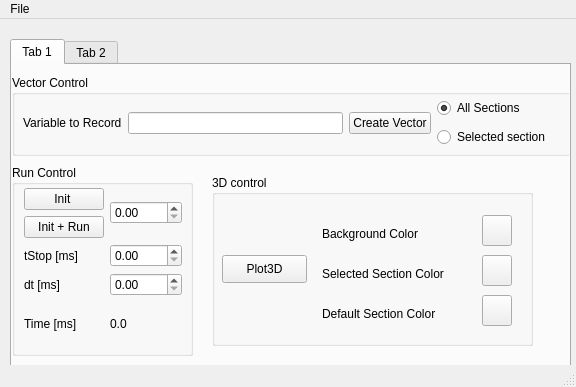
<?xml version="1.0" encoding="UTF-8"?>
<ui version="4.0">
 <class>MainWindow</class>
 <widget class="QMainWindow" name="MainWindow">
  <property name="geometry">
   <rect>
    <x>0</x>
    <y>0</y>
    <width>576</width>
    <height>387</height>
   </rect>
  </property>
  <property name="windowTitle">
   <string>Neuronvisio</string>
  </property>
  <widget class="QWidget" name="centralwidget">
   <widget class="QTabWidget" name="tabWidget">
    <property name="geometry">
     <rect>
      <x>10</x>
      <y>20</y>
      <width>561</width>
      <height>331</height>
     </rect>
    </property>
    <property name="currentIndex">
     <number>0</number>
    </property>
    <widget class="QWidget" name="tab">
     <attribute name="title">
      <string>Tab 1</string>
     </attribute>
     <widget class="QGroupBox" name="groupBox">
      <property name="geometry">
       <rect>
        <x>0</x>
        <y>100</y>
        <width>181</width>
        <height>191</height>
       </rect>
      </property>
      <property name="title">
       <string>Run Control</string>
      </property>
      <widget class="QWidget" name="">
       <property name="geometry">
        <rect>
         <x>12</x>
         <y>23</y>
         <width>158</width>
         <height>158</height>
        </rect>
       </property>
       <layout class="QGridLayout" name="gridLayout">
        <item row="0" column="0">
         <layout class="QVBoxLayout" name="verticalLayout_2">
          <item>
           <widget class="QPushButton" name="pushButton">
            <property name="text">
             <string>Init </string>
            </property>
           </widget>
          </item>
          <item>
           <widget class="QPushButton" name="pushButton_2">
            <property name="text">
             <string>Init + Run</string>
            </property>
           </widget>
          </item>
         </layout>
        </item>
        <item row="0" column="1">
         <widget class="QDoubleSpinBox" name="doubleSpinBox">
          <property name="toolTip">
           <string>Initial Voltage [mV]</string>
          </property>
         </widget>
        </item>
        <item row="1" column="0">
         <widget class="QLabel" name="label_5">
          <property name="text">
           <string>tStop [ms]</string>
          </property>
         </widget>
        </item>
        <item row="1" column="1">
         <widget class="QDoubleSpinBox" name="doubleSpinBox_2"/>
        </item>
        <item row="2" column="0">
         <widget class="QLabel" name="label_6">
          <property name="text">
           <string>dt [ms]</string>
          </property>
         </widget>
        </item>
        <item row="2" column="1">
         <widget class="QDoubleSpinBox" name="doubleSpinBox_3"/>
        </item>
        <item row="3" column="0">
         <widget class="QLabel" name="label_7">
          <property name="text">
           <string>Time [ms]</string>
          </property>
         </widget>
        </item>
        <item row="3" column="1">
         <widget class="QLabel" name="label_8">
          <property name="text">
           <string>0.0</string>
          </property>
         </widget>
        </item>
       </layout>
      </widget>
     </widget>
     <widget class="QGroupBox" name="groupBox_2">
      <property name="geometry">
       <rect>
        <x>200</x>
        <y>110</y>
        <width>321</width>
        <height>171</height>
       </rect>
      </property>
      <property name="title">
       <string>3D control</string>
      </property>
      <widget class="QPushButton" name="Plot3D">
       <property name="geometry">
        <rect>
         <x>10</x>
         <y>80</y>
         <width>85</width>
         <height>28</height>
        </rect>
       </property>
       <property name="text">
        <string>Plot3D</string>
       </property>
      </widget>
      <widget class="ColorButton" name="colorButton_2">
       <property name="geometry">
        <rect>
         <x>270</x>
         <y>80</y>
         <width>30</width>
         <height>31</height>
        </rect>
       </property>
      </widget>
      <widget class="ColorButton" name="colorButton_3">
       <property name="geometry">
        <rect>
         <x>270</x>
         <y>120</y>
         <width>30</width>
         <height>31</height>
        </rect>
       </property>
      </widget>
      <widget class="QLabel" name="label_3">
       <property name="geometry">
        <rect>
         <x>110</x>
         <y>90</y>
         <width>146</width>
         <height>18</height>
        </rect>
       </property>
       <property name="text">
        <string>Selected Section Color</string>
       </property>
      </widget>
      <widget class="QLabel" name="label_4">
       <property name="geometry">
        <rect>
         <x>110</x>
         <y>130</y>
         <width>138</width>
         <height>18</height>
        </rect>
       </property>
       <property name="text">
        <string>Default Section Color</string>
       </property>
      </widget>
      <widget class="ColorButton" name="colorButton">
       <property name="geometry">
        <rect>
         <x>270</x>
         <y>40</y>
         <width>30</width>
         <height>31</height>
        </rect>
       </property>
      </widget>
      <widget class="QLabel" name="label_2">
       <property name="geometry">
        <rect>
         <x>110</x>
         <y>50</y>
         <width>115</width>
         <height>18</height>
        </rect>
       </property>
       <property name="text">
        <string>Background Color</string>
       </property>
      </widget>
     </widget>
     <widget class="QGroupBox" name="groupBox_3">
      <property name="geometry">
       <rect>
        <x>0</x>
        <y>10</y>
        <width>601</width>
        <height>81</height>
       </rect>
      </property>
      <property name="title">
       <string>Vector Control</string>
      </property>
      <widget class="QWidget" name="">
       <property name="geometry">
        <rect>
         <x>11</x>
         <y>20</y>
         <width>527</width>
         <height>56</height>
        </rect>
       </property>
       <layout class="QHBoxLayout" name="horizontalLayout">
        <item>
         <widget class="QLabel" name="label">
          <property name="text">
           <string>Variable to Record</string>
          </property>
         </widget>
        </item>
        <item>
         <widget class="QLineEdit" name="lineEdit"/>
        </item>
        <item>
         <widget class="QPushButton" name="create_vector">
          <property name="text">
           <string>Create Vector</string>
          </property>
         </widget>
        </item>
        <item>
         <layout class="QVBoxLayout" name="verticalLayout">
          <item>
           <widget class="QRadioButton" name="all_sections">
            <property name="text">
             <string>All Sections</string>
            </property>
            <property name="checked">
             <bool>true</bool>
            </property>
           </widget>
          </item>
          <item>
           <widget class="QRadioButton" name="selected_section">
            <property name="text">
             <string>Selected section</string>
            </property>
           </widget>
          </item>
         </layout>
        </item>
       </layout>
      </widget>
     </widget>
    </widget>
    <widget class="QWidget" name="tab_2">
     <attribute name="title">
      <string>Tab 2</string>
     </attribute>
    </widget>
   </widget>
  </widget>
  <widget class="QStatusBar" name="statusbar"/>
  <widget class="QMenuBar" name="menuBar">
   <property name="geometry">
    <rect>
     <x>0</x>
     <y>0</y>
     <width>576</width>
     <height>25</height>
    </rect>
   </property>
   <widget class="QMenu" name="menuFile">
    <property name="title">
     <string>File</string>
    </property>
    <addaction name="actionQuit"/>
   </widget>
   <addaction name="menuFile"/>
  </widget>
  <action name="actionQuit">
   <property name="text">
    <string>Quit</string>
   </property>
  </action>
 </widget>
 <customwidgets>
  <customwidget>
   <class>ColorButton</class>
   <extends>QToolButton</extends>
   <header>colorbutton</header>
  </customwidget>
 </customwidgets>
 <resources/>
 <connections>
  <connection>
   <sender>actionQuit</sender>
   <signal>activated()</signal>
   <receiver>MainWindow</receiver>
   <slot>close()</slot>
   <hints>
    <hint type="sourcelabel">
     <x>-1</x>
     <y>-1</y>
    </hint>
    <hint type="destinationlabel">
     <x>287</x>
     <y>193</y>
    </hint>
   </hints>
  </connection>
 </connections>
</ui>
